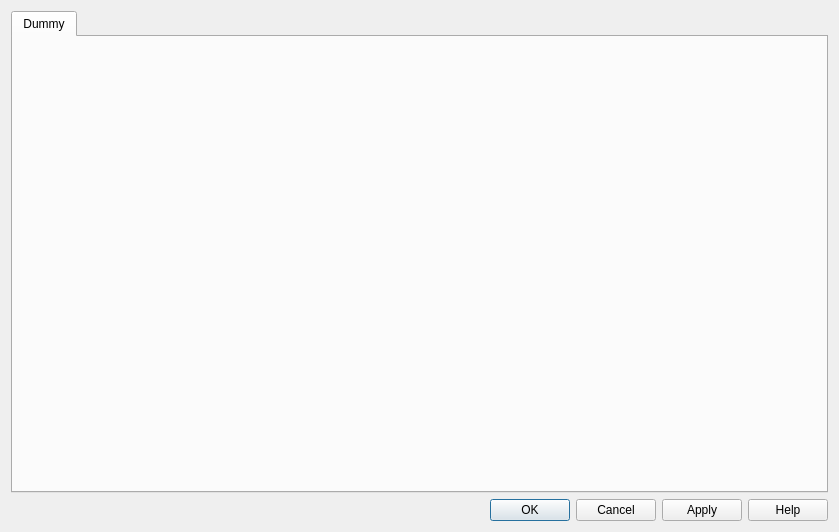
<?xml version="1.0" encoding="UTF-8"?>
<ui version="4.0">
 <class>EditDictionaries</class>
 <widget class="QDialog" name="EditDictionaries">
  <property name="geometry">
   <rect>
    <x>0</x>
    <y>0</y>
    <width>839</width>
    <height>532</height>
   </rect>
  </property>
  <property name="windowTitle">
   <string>Dictionaries</string>
  </property>
  <layout class="QVBoxLayout" name="verticalLayout">
   <item>
    <widget class="QTabWidget" name="tabs">
     <property name="currentIndex">
      <number>0</number>
     </property>
     <widget class="QWidget" name="dummy">
      <attribute name="title">
       <string notr="true">Dummy</string>
      </attribute>
     </widget>
    </widget>
   </item>
   <item>
    <widget class="QDialogButtonBox" name="buttons">
     <property name="orientation">
      <enum>Qt::Horizontal</enum>
     </property>
     <property name="standardButtons">
      <set>QDialogButtonBox::StandardButton::Apply|QDialogButtonBox::StandardButton::Cancel|QDialogButtonBox::StandardButton::Help|QDialogButtonBox::StandardButton::Ok</set>
     </property>
    </widget>
   </item>
  </layout>
 </widget>
 <resources/>
 <connections>
  <connection>
   <sender>buttons</sender>
   <signal>accepted()</signal>
   <receiver>EditDictionaries</receiver>
   <slot>accept()</slot>
   <hints>
    <hint type="sourcelabel">
     <x>248</x>
     <y>254</y>
    </hint>
    <hint type="destinationlabel">
     <x>157</x>
     <y>274</y>
    </hint>
   </hints>
  </connection>
  <connection>
   <sender>buttons</sender>
   <signal>rejected()</signal>
   <receiver>EditDictionaries</receiver>
   <slot>reject()</slot>
   <hints>
    <hint type="sourcelabel">
     <x>316</x>
     <y>260</y>
    </hint>
    <hint type="destinationlabel">
     <x>286</x>
     <y>274</y>
    </hint>
   </hints>
  </connection>
 </connections>
</ui>
